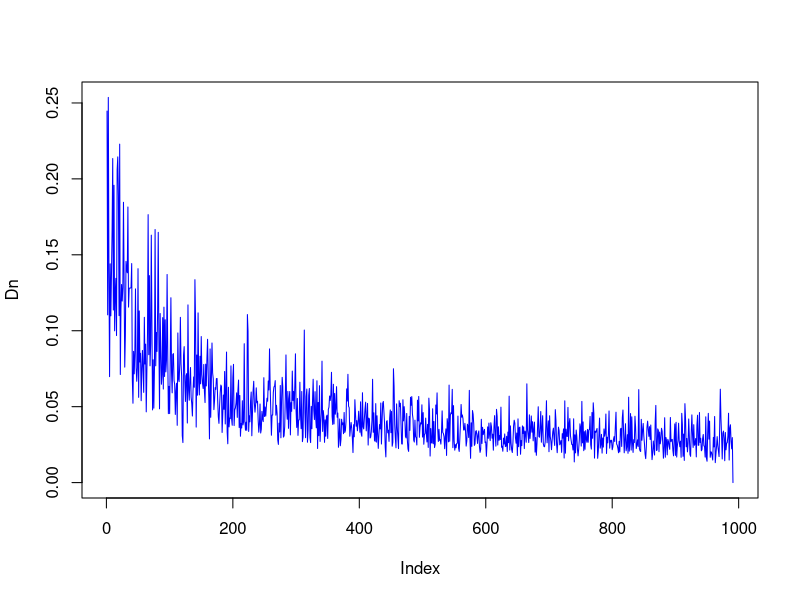

Recreate this plot in R.
n0 <- 10
size <- 1000
Dn <- matrix(0, size-n0+1)
for(n in c(n0:size)) {
  X <- rnorm(n)
  Fn <- ecdf(X)
  Y <- sort(X)
  Xn <- pnorm(Y)
  D <- abs(Xn-Fn(Y))
  Dn[n-n0] <- max(D)
}

plot(Dn, type = 'l', col = 'blue')

